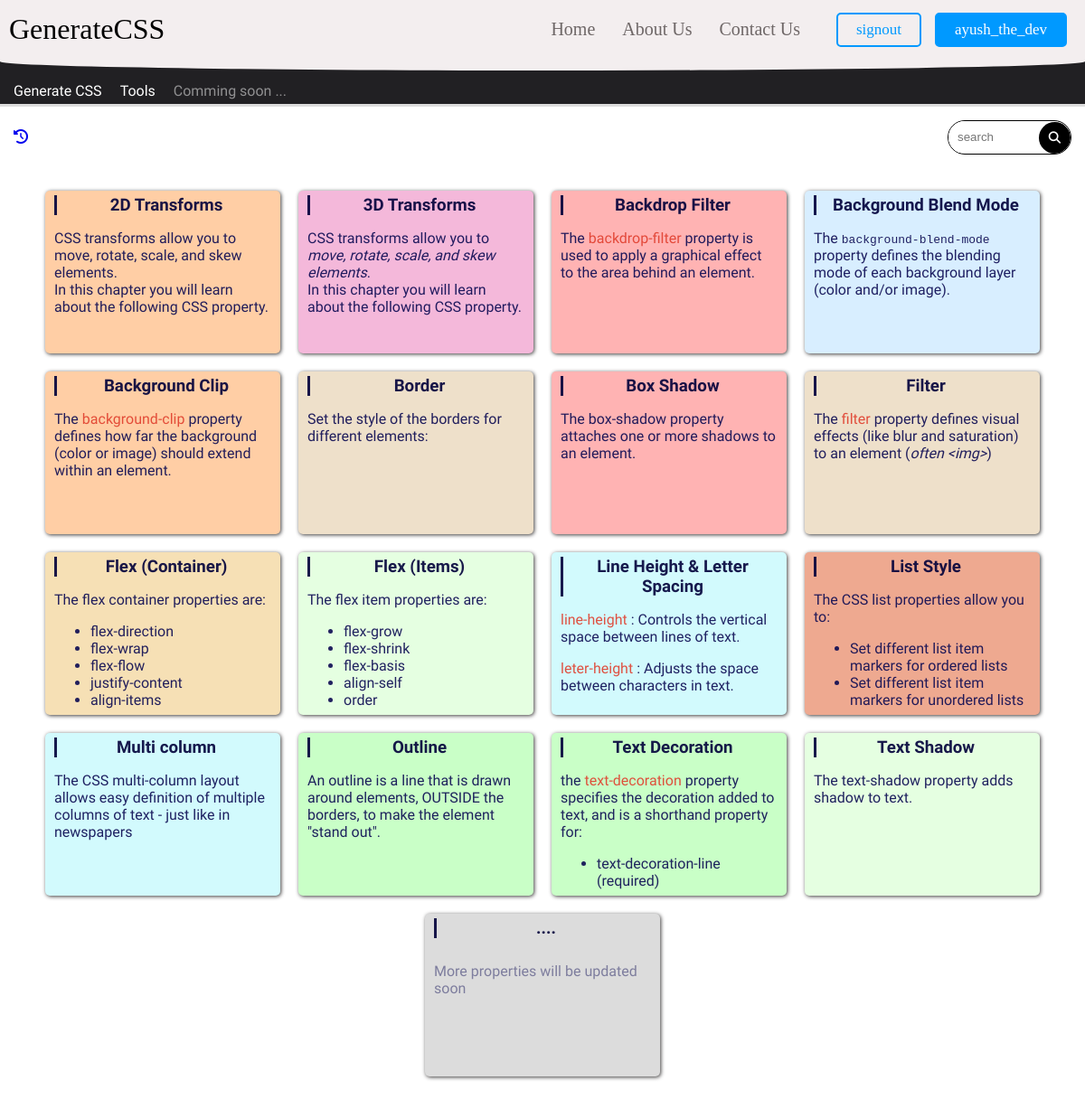
Screenshot of /generatecss/ (signed in) with the database file from the repository.
### GenerateCSS/models.py (models this page shows, shortened)
class GenerateCSSHomeLinks(models.Model):
    id = models.AutoField(primary_key=True)
    title = models.CharField(max_length=100)
    desc = models.TextField()
    link = models.CharField(max_length=50)
    img = models.ImageField(upload_to="GenerateCSS/Homepage/Images", default="")

### GenerateCSS/views.py (the view, shortened to what this page needs)
# urls.py: path('', views.GenerateCSSHomepage, name='GenerateCSSHomepage'),
def GenerateCSSHomepage(request):
    prems = {
        'allLinks': GenerateCSSHomeLinks.objects.order_by("title").all(),
    }
    return render(request, 'GenerateCSS/GenerateCSSHomepage.html', prems)

### GenerateCSS/templatetags/custum_tags.py (called while the page is built)
@register.filter(name='modulous')
def modulous(a, b):
    colors = [
        '#eee0ca', '#c9ffc7', '#d2fafd', '#ffcea5', '#f4b8da', '#eea990', '#f6e0b5', '#e5ffe1', '#d8eeff', '#ffb3b3'
    ]
    return colors[int(a)%int(b)]

### GenerateCSS/templates/GenerateCSS/GenerateCSSHomepage.html (shortened to what this page needs)
{% extends 'basic.html' %}
{% load static %}
{% load custum_tags %}
{% block script_and_css %}
  <link rel="stylesheet" href="{% static 'GenerateCSS\StyleSheets\GenerateCSSHomepage.css' %}" />
{% endblock %}
{% block page_title %}
  <a href="/generatecss">GenerateCSS</a>
{% endblock %}
{% block codophile_main_container %}
  {% if not user.is_authenticated %}
    <div style="
      position: absolute;
      width: 100%;
      height: 100%;
      bottom: 0;
      left: 0;
      z-index: 10000;
      backdrop-filter: blur(10px);
      display: flex;
      align-items: center;
      justify-content: center;
      font-size: large;
    ">
      <a href="/login">login</a>&nbsp;to continue
    </div>
  {% else %}
    <div class="GenerateCSSHomepage_title">
      <a href="/generatecss/history"><i class="fa-solid fa-clock-rotate-left fa-spin fa-spin-reverse"></i></a>
      <div>
        <form action="/generatecss" method="get">
          <input type="text" placeholder="search" name="search" /><button type="submit"><i class="fa-solid fa-magnifying-glass"></i></button>
        </form>
      </div>
    </div>
    <div class="GenerateCSSHomepage_body">
      {% if allLinks == 'none' %}
        <div style="height: 100% !important; height: 50vh; display: flex; align-items: center; justify-content: center;box-shadow: none; border: none;">
          No Search result for &nbsp;<span style="font-weight: bold; color: red;">{{ search }}</span>
        </div>
      {% else %}
        {% for link in allLinks %}
          <div style="background-color: {{ link.id|modulous:10 }};">
            <a href="/generatecss{{ link.link }}" target="_blank">
              <div>
                <h3 style="text-align: center; background-color: {{ link.id|modulous:10 }};">{{ link.title }}</h3>
                {{ link.desc|safe }}
              </div>
            </a>
          </div>
        {% endfor %}
        <div style="background-color: gainsboro;">
          <a>
            <div>
              <h3 style="text-align: center; background-color: gainsboro;">....</h3>
              <div style="display: flex; justify-content: center; align-items: center; height: 50%; opacity: 0.5;">More properties will be updated soon</div>
            </div>
          </a>
        </div>
      {% endif %}
    </div>
  {% endif %}
{% endblock %}

### templates/basic.html (shortened to what this page needs)
<!DOCTYPE html>
{% load static %}
<html lang="en">
<head>
    <link rel="stylesheet" href="{% static 'StyleSheets/basic.css' %}">
    <link rel="stylesheet" href="{% static 'StyleSheets\AdditionalStyleSheets\loader.css' %}">
    {% block script_and_css %}{% endblock %}
</head>
<body>
    <div id="codophile_main_top">
        <div id="codophile_top_toolbar_1">
            <div id="codophile_main_logo">
                {% block page_title %}<a href="/">Codophile</a>{% endblock %}
            </div>
            <div id="codophile_top_links">
                <a href="/">Home</a>
                <a href="/about">About Us</a>
                <a href="/contact">Contact Us</a>
                <div>
                    {% if user.is_authenticated %}
                    <a href="/logout" id="login_button">signout</a>
                    <a href="/user/{{user.username}}" id="signup_button">{{user.username}}</a>
                    {% else %}
                    <a href="/login" id="login_button" target="_blank">Log in</a>
                    <a href="/signup" id="signup_button" target="_blank">Register</a>
                    {% endif %}
                </div>
            </div>
        </div>
        <div id="codophile_top_toolbar_2">
            <a href="/generatecss">Generate&nbsp;CSS</a>
            <a href="/tools">Tools</a>
            <a style="opacity: 0.5; user-select: none;">Comming soon ...</a>
        </div>
        <div id="codophile_top_scrollbar">
        </div>
    </div>
    <div id="codophile_main_container">
        {% block codophile_main_container %}{% endblock %}
    </div>
</body>
</html>

### static/StyleSheets/basic.css (style rules this page uses)
:root { --loder-size: 150px; }
* { box-sizing: border-box; user-select: none; }
body { background-color: rgba(33, 32, 35); height: 100vh; width: 100vw; padding: 0; margin: 0; display: flex; flex-direction: column; }
#codophile_main_top { position: sticky; }
#codophile_top_toolbar_1 { width: 100vw; height: 65px; background-color: rgb(243, 238, 239); display: flex; align-items: center; padding: 0 10px 0 10px; font-size: xx-large; color: black; margin-bottom: 20px; z-index: 10; }
#codophile_top_toolbar_1::before { content: " "; background-color: rgb(243, 238, 239); position: absolute; width: 100%; bottom: 40px; left: 0; height:20px; border-radius:0 0 200% 200%; z-index: 10; }
#codophile_main_logo { height: 100%; width: 300px; display: flex; align-items: center; }
#codophile_main_logo > a { color: black; text-decoration: none; }
#codophile_top_links, #codophile_top_icon { height: 100%; width: calc(100% - 150px); align-items: center; padding-left: 10px; padding-right: 10px; overflow-x: scroll; display: none; justify-content: right; }
#codophile_top_links > a { padding: 0 15px 0 15px; display: block; text-decoration: none; font-size: 20px; color: rgba(68, 60, 60, 0.758); }
#codophile_top_links > div { display: flex; align-items: center; justify-content: center; gap: 15px; margin-left: 25px; }
#codophile_top_links > div > a { display: block; border: solid 2px; border-radius: 5px; padding: 7px 20px; text-decoration: none; font-size: 17px; }
#codophile_top_links > div > a:first-child { color: #0099ff; }
#codophile_top_links > div > a:last-child { background-color: #0099ff; color: white; border-color: #0099ff; }
#codophile_top_toolbar_2 { width: 100vw; height: 30px; display: flex; align-items: center; padding: 0 5px 0 5px; overflow: scroll; }
#codophile_top_toolbar_2 > a { display: block; padding: 0 10px 0 10px; height: 100%; display: flex; align-items: center; color: white; text-decoration: none; font-family: 'Audiowide', sans-serif; transition-duration: 0.2s; }
#codophile_top_scrollbar { height: 3px; background-color: gainsboro; display: flex; }
#codophile_main_container { width: 100%; height: calc(100vh - 65px - 30px - 3px - 20px); overflow: scroll; background-color: white; }
@media only screen and (min-width: 883px) { #codophile_top_links { display: flex; } }

### static/GenerateCSS/StyleSheets/GenerateCSSHomepage.css (style rules this page uses)
.GenerateCSSHomepage_title { padding: 15px; display: flex; align-items: center; }
.GenerateCSSHomepage_title > div { width: 100%; text-align: right; height: 100%; }
.GenerateCSSHomepage_title > div > form { width: fit-content; float: right; border-radius: 1000px; border: solid 1px; overflow: hidden; padding: 0; }
.GenerateCSSHomepage_title > div > form > input { padding: 0px 10px; outline: none; margin: 0; height: 35px; border-style: none; width: 100px; transition-duration: 0.5s !important; }
.GenerateCSSHomepage_title > div > form > button { height: 100%; height: 35px; width: 35px; border-radius: 50%; background-color: black; color: white; text-align: center; vertical-align: middle; border: none; }
.GenerateCSSHomepage_body { width: 100%; display: flex; flex-wrap: wrap; padding: 25px; gap: 20px; align-items: center; justify-content: center; z-index: -100; }
.GenerateCSSHomepage_body > div { height: 180px; width: 260px; border-radius: 5px; box-shadow: 1px 1px 4px rgb(62, 60, 60); transition-duration: 0.2s; }
.GenerateCSSHomepage_body > div > a { display: flex; padding: 5px; text-decoration: none; color: black; }
.GenerateCSSHomepage_body > div > a > * { width: 50%; height: 170px; }
.GenerateCSSHomepage_body > div > a > div:nth-child(2) { padding: 0 5px 5px 5px; overflow: scroll; font-family: 'Patrick Hand', cursive; color:rgb(11, 10, 82); opacity: 0.9; width: 100%; }
.GenerateCSSHomepage_body > div > a > div:nth-child(2) > h3 { padding-left: 5px; margin: 0; color: rgb(1, 0, 58); border-style: none none none solid; padding-left: 5px; margin-bottom: 5px; font-family: 'Macondo', cursive; }

### rows the page displays
GenerateCSSHomeLinks: title "2D Transforms", desc "CSS transforms allow you to move, rotate, scale, and skew elements. In this chapter you will learn about the following CSS property."
GenerateCSSHomeLinks: title "3D Transforms", desc "CSS transforms allow you to move, rotate, scale, and skew elements . In this chapter you will learn about the following CSS property."
GenerateCSSHomeLinks: title "Backdrop Filter", desc "The backdrop-filter property is used to apply a graphical effect to the area behind an element."
GenerateCSSHomeLinks: title "Background Blend Mode", desc "The background-blend-mode property defines the blending mode of each background layer (color and/or image)."
GenerateCSSHomeLinks: title "Background Clip", desc "The background-clip property defines how far the background (color or image) should extend within an element."
GenerateCSSHomeLinks: title "Border", desc "Set the style of the borders for different elements:"
GenerateCSSHomeLinks: title "Box Shadow", desc "The box-shadow property attaches one or more shadows to an element."
GenerateCSSHomeLinks: title "Filter", desc "The filter property defines visual effects (like blur and saturation) to an element ( often <img> )"
GenerateCSSHomeLinks: title "Flex (Container)", desc "The flex container properties are: flex-direction flex-wrap flex-flow justify-content align-items"
GenerateCSSHomeLinks: title "Flex (Items)", desc "The flex item properties are: flex-grow flex-shrink flex-basis align-self order"
GenerateCSSHomeLinks: title "Line Height & Letter Spacing", desc "line-height : Controls the vertical space between lines of text. leter-height : Adjusts the space between characters in text."
GenerateCSSHomeLinks: title "List Style", desc "The CSS list properties allow you to: Set different list item markers for ordered lists Set different list item markers for unordered lists"
GenerateCSSHomeLinks: title "Multi column", desc "The CSS multi-column layout allows easy definition of multiple columns of text - just like in newspapers"
GenerateCSSHomeLinks: title "Outline", desc "An outline is a line that is drawn around elements, OUTSIDE the borders, to make the element \"stand out\"."
GenerateCSSHomeLinks: title "Text Decoration", desc "the text-decoration property specifies the decoration added to text, and is a shorthand property for: text-decoration-line (required)"
GenerateCSSHomeLinks: title "Text Shadow", desc "The text-shadow property adds shadow to text."

### other values shown
{{ user.username }} "ayush_the_dev"
